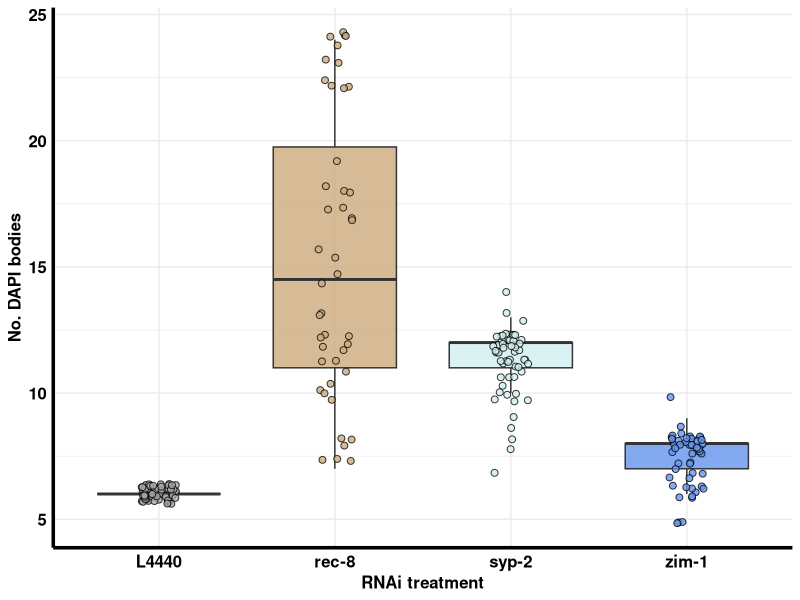
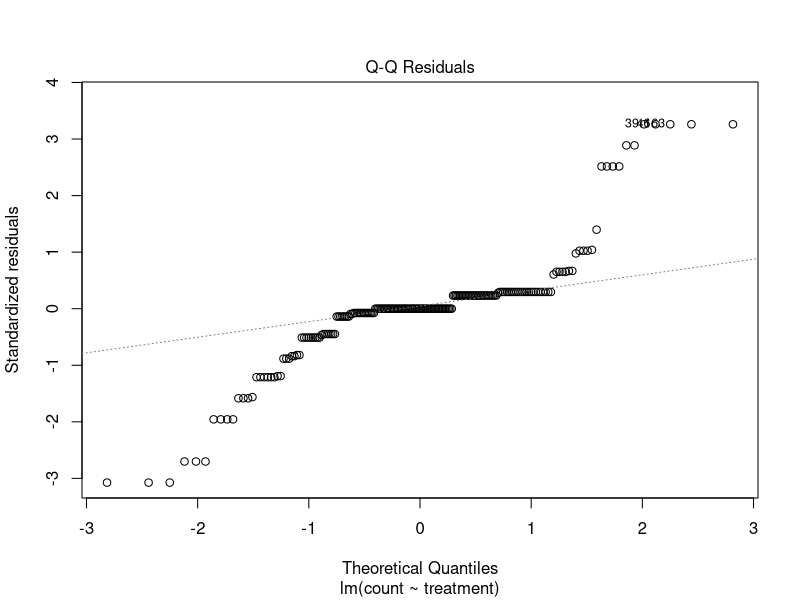
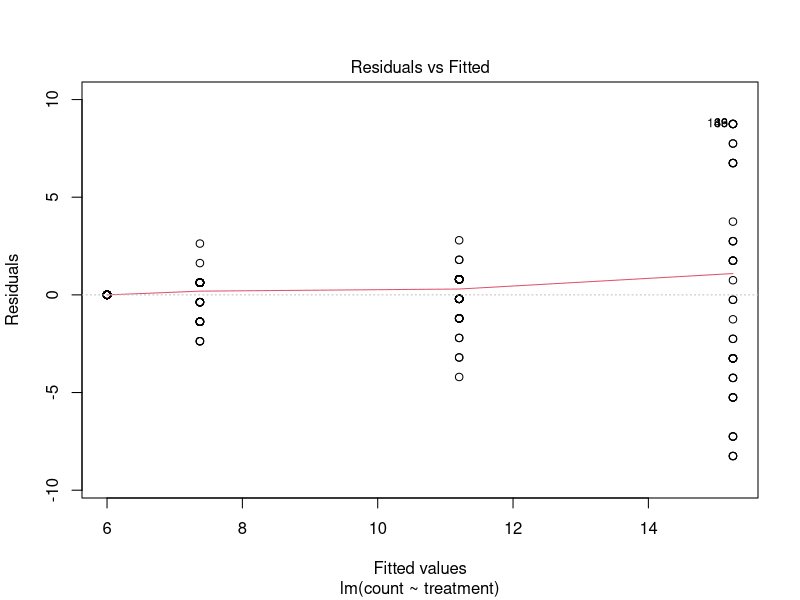
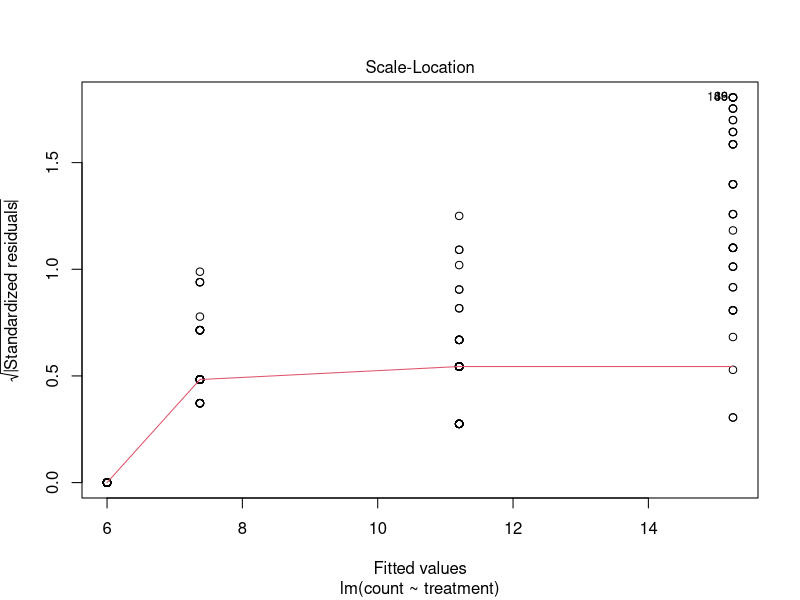
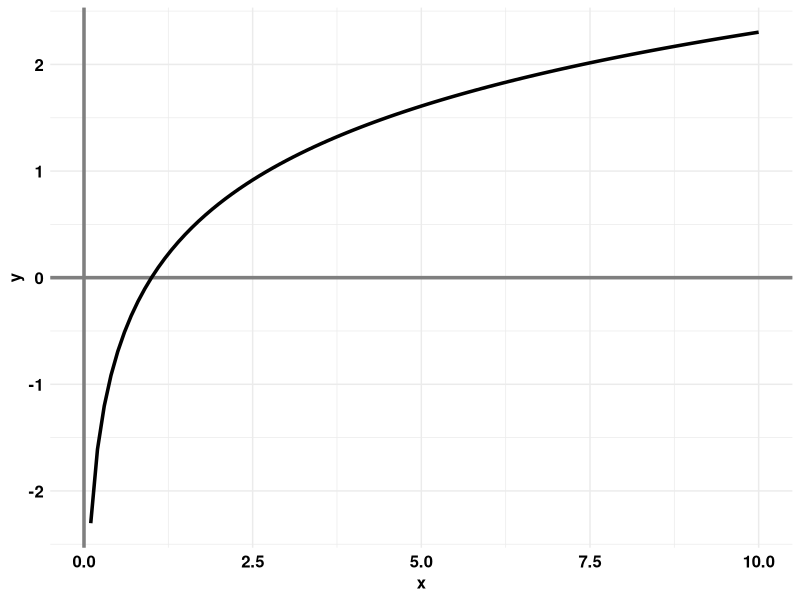
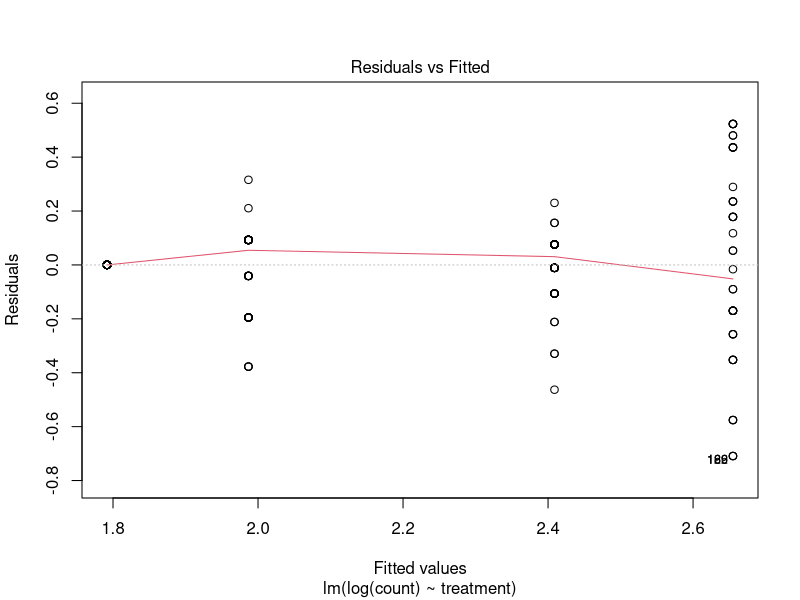
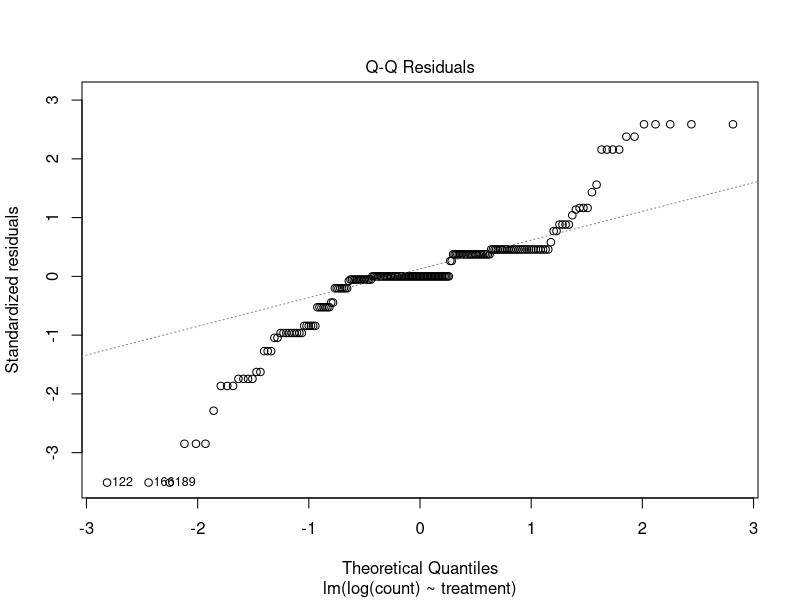
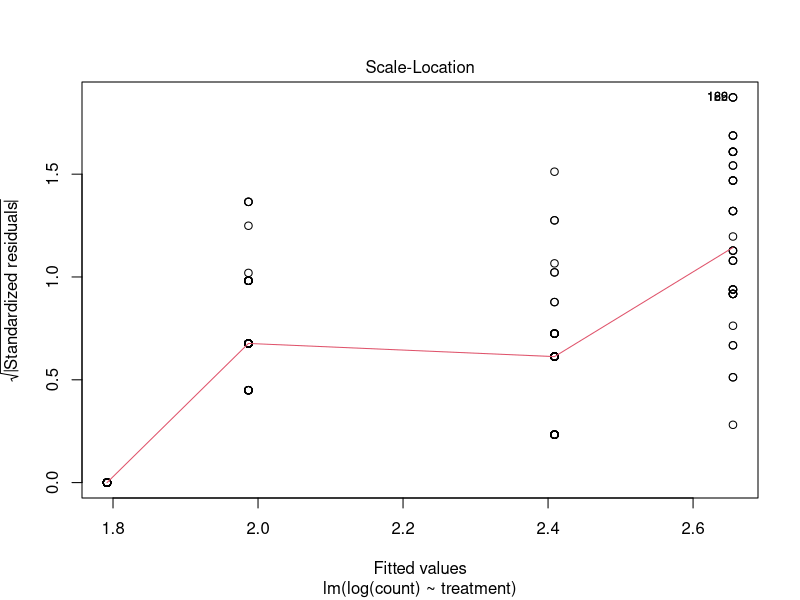

Source code (R) for these figures, in order:
## ---- chunk 1
knitr::opts_chunk$set(echo = TRUE)
## ---- chunk 2
library(emmeans)  
library(multcomp)
library(multcompView)
library(ggplot2) 
library(tidyr)
library(dplyr)
library(readr)
library(readxl)
library(RColorBrewer)
library(viridis)
## ---- chunk 3
C_elegans_DAPI <- read_excel("data/C_elegans_DAPI.xlsx")
head(C_elegans_DAPI)
## ---- chunk 4
DAPI_tidy <- C_elegans_DAPI %>% 
  gather("observation", "count", c(A, B, C, D, E, `F`)) %>% 
  filter(is.na(count) == F)

head(DAPI_tidy)
## ---- chunk 5
#I'm going to use my wisteria palette
wisteria <- c("grey65", "burlywood3", "khaki2", "plum1", "lightcyan2", "cornflowerblue", "slateblue3")
## ---- chunk 6
DAPI_tidy %>% 
  ggplot(aes(x = treatment, y = count)) +
  geom_boxplot(aes(fill = treatment), alpha = 0.8, width = 0.7, outlier.shape = NA) +
  geom_point(aes(fill = treatment), alpha = 0.8, shape = 21, color = "black", size = 2,
             position = position_jitter(seed = 666, width = 0.1)) +
  scale_fill_manual(values = wisteria[c(1, 2, 5, 6)]) +
  labs(y = "No. DAPI bodies",
       x = "RNAi treatment") +
  theme_minimal() +
  theme(legend.position = "none") +
  theme(axis.line = element_line(size = 1.2)) +
  theme(text = element_text(size = 12, color = "black", face = "bold")) +
  theme(axis.text = element_text(size = 12, color = "black", face = "bold"))
## ---- chunk 7
DAPI_summary <- DAPI_tidy %>% 
  group_by(treatment) %>% 
  summarise(mean = mean(count),
            var = var(count),
            sd = sd(count),
            n = n()) 

DAPI_summary
## ---- chunk 8
model_DAPI <- lm(count ~ treatment, data = DAPI_tidy)
## ---- chunk 9
plot(model_DAPI, which = 2)
## ---- chunk 10
plot(model_DAPI, which = c(1, 3))
## ---- chunk 11
data.frame(
   x = seq(0.1, 10, by = 0.1)
) %>% 
  mutate(y = log(x)) %>% 
  ggplot(aes(x = x, y = y)) +
  geom_hline(yintercept = 0, size = 1.2, color = "grey50") +
  geom_vline(xintercept = 0, size=  1.2, color = "grey50") +
  geom_line(size = 1.2) +
  theme_minimal() +
  theme(text = element_text(size = 12, color = "black", face = "bold")) +
  theme(axis.text = element_text(size = 12, color = "black", face = "bold"))
## ---- chunk 12
model_DAPI_log <- lm(log(count) ~ treatment, data = DAPI_tidy)
plot(model_DAPI_log, which = c(1, 2, 3))
## ---- chunk 13
pairwise.wilcox.test(x = DAPI_tidy$count, g = DAPI_tidy$treatment)
## ---- chunk 14
C_elegans_lethality <- read_excel("data/C_elegans_lethality.xlsx")
head(C_elegans_lethality)
## ---- chunk 15
C_elegans_lethality %>% 
  ggplot(aes(x = treatment, y = proportion)) +
  geom_boxplot(aes(fill = treatment), alpha = 0.8, width = 0.7, outlier.shape = NA) +
  geom_point(aes(fill = treatment), alpha = 0.8, shape = 21, color = "black", size = 2,
             position = position_jitter(seed = 666, width = 0.1)) +
  scale_fill_manual(values = wisteria[c(1, 2, 5, 6)]) +
  labs(y = "Proportion dead embryo",
       x = "RNAi treatment") +
  theme_minimal() +
  theme(legend.position = "none") +
  theme(axis.line = element_line(size = 1.2)) +
  theme(text = element_text(size = 12, color = "black", face = "bold")) +
  theme(axis.text = element_text(size = 12, color = "black", face = "bold"))
## ---- chunk 16
lethal_summary <- C_elegans_lethality %>% 
  group_by(treatment) %>% 
  summarise(mean = mean(proportion),
            var = var(proportion),
            sd = sd(proportion),
            n = n()) 

lethal_summary
## ---- chunk 17
model_lethal <- lm(proportion ~ treatment, data = C_elegans_lethality)
plot(model_lethal, which = c(1, 2, 3))
## ---- chunk 18
logit <- function(p){log(
  p / (1-p)
)}

logistic <- function(x){
  1/(1 + exp(-x))
}
## ---- chunk 19
reciprocal <- function(x){
  1/x
}

#trying it out 
reciprocal(2)
## ---- chunk 20
data.frame(
  p = seq(0.001, 0.999, by = 0.001)
) %>% 
  mutate(y = logit(p)) %>% 
  ggplot(aes(x = p, y = y)) +
  geom_hline(yintercept = 0, size = 1.2, color = "grey50") +
  geom_vline(xintercept = 0, size=  1.2, color = "grey50") +
  geom_line(size = 1.2) +
  theme_minimal() +
  theme(text = element_text(size = 12, color = "black", face = "bold")) +
  theme(axis.text = element_text(size = 12, color = "black", face = "bold"))
## ---- chunk 21
C_elegans_lethality %>% 
  filter(proportion > 0) %>% 
  summarise(min = min(proportion)) 
## ---- chunk 22
lethal_offset <- C_elegans_lethality %>% 
  mutate(proportion_adjusted = case_when(
    proportion == 0 ~ 0.00384/2,
    proportion == 1 ~ 1 - 0.00384/2,
    TRUE ~ proportion   
  ))
## ---- chunk 23
model_lethal_logit <- lm(logit(proportion_adjusted) ~ treatment, data = lethal_offset)
plot(model_lethal_logit, which = c(1, 2, 3))
## ---- chunk 24
anova(model_lethal)
anova(model_lethal_logit)
## ---- chunk 25
estimate_lethal <- emmeans(model_lethal, pairwise ~ treatment)
estimate_lethal_logit <- emmeans(model_lethal_logit, pairwise ~ treatment)

estimate_lethal$contrasts
estimate_lethal_logit$contrasts
## ---- chunk 26
cld(estimate_lethal_logit$emmeans, Letters = letters)
## ---- chunk 27
lethal_detransform <- cld(estimate_lethal_logit$emmeans, Letters = letters) %>% 
  as.data.frame() %>% 
  mutate(estimated_mean = logistic(emmean)) %>% 
  mutate(upper.CL_detrans = logistic(upper.CL)) %>% 
  mutate(lower.CL_detrans = logistic(lower.CL)) %>%
  inner_join(lethal_summary, by = "treatment") %>% 
  select(treatment, mean, estimated_mean, lower.CL_detrans, upper.CL_detrans, .group, n)

lethal_detransform
## ---- chunk 28
 
## ---- chunk 29
stem_data <- read_excel("data/LU-Matand - Stem Data.xlsx")
head(stem_data)
## ---- chunk 30
Alias <- stem_data %>% 
  filter(Variety == "Alias")  

head(Alias)
## ---- chunk 31

## ---- chunk 32
 
## ---- chunk 33
#set up linear models in this chunck

## ---- chunk 34
#check assumptions in this chunch

## ---- chunk 35

## ---- chunk 36
